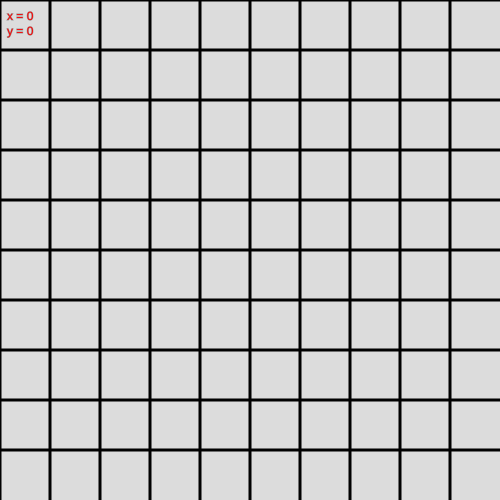
Frame 1 (no input)
Frame 60 (no input): identical to frame 1, image omitted
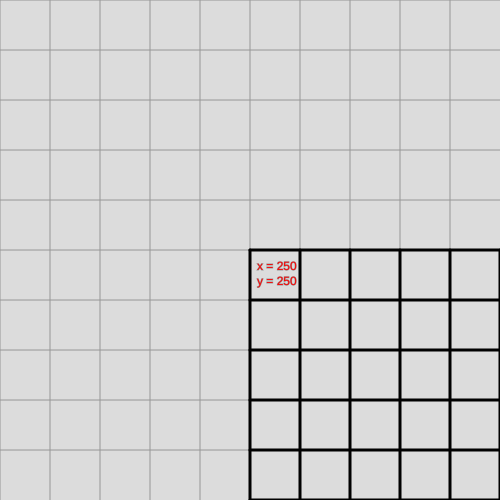
Frame 120 (the mouse pressed at the canvas centre since frame 60)

The p5.js sketch that drew these frames (run headless with seeded random() and noise() and a simulated clock; from frame 60 on, the mouse is pressed at the canvas centre):

// p5.js sketch
// ── sketch.js
let distX = 0;
let distY = 0;

function setup() {
  createCanvas(500, 500);
  background(250);
  fill(255, 0, 0);
  angleMode(DEGREES);
}

function draw() {
  background(220);
  stroke(150);
  strokeWeight(1)
  //Basis Gitter
  for (let i = 0; i < 10; i++) {
    line(0, 50 * i, width, 50 * i);
    line(50 * i, 0, 50 * i, height);
  }

  distX = mouseX;
  distY = mouseY;
  
  push();
  translate(distX, distY);
  
  text("x = " + distX, 7, 20);
  text("y = " + distY, 7, 35);
  
  stroke(0);
  strokeWeight(3)
  
  //Verschobenes Gitter
  for (let i = 0; i < 10; i++) {
    line(0, 50 * i, width, 50 * i);
    line(50 * i, 0, 50 * i, height);
  }
  pop();
}
